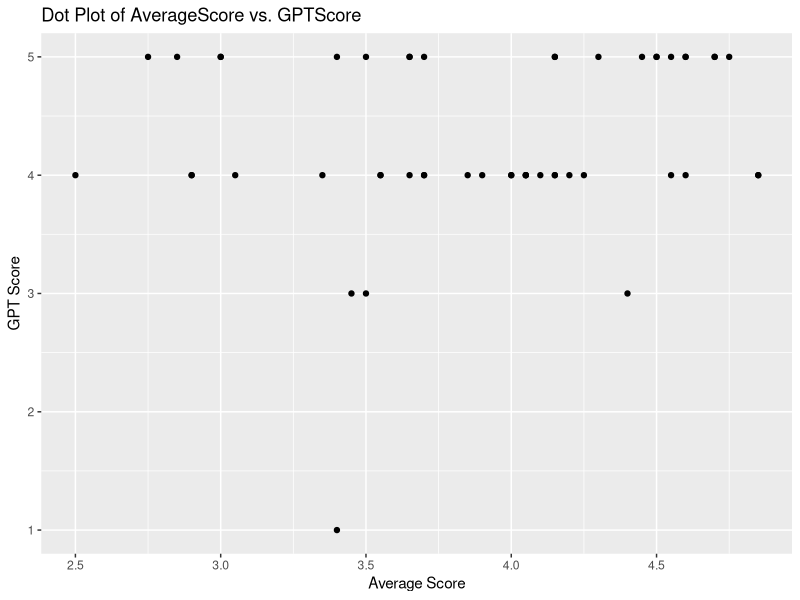
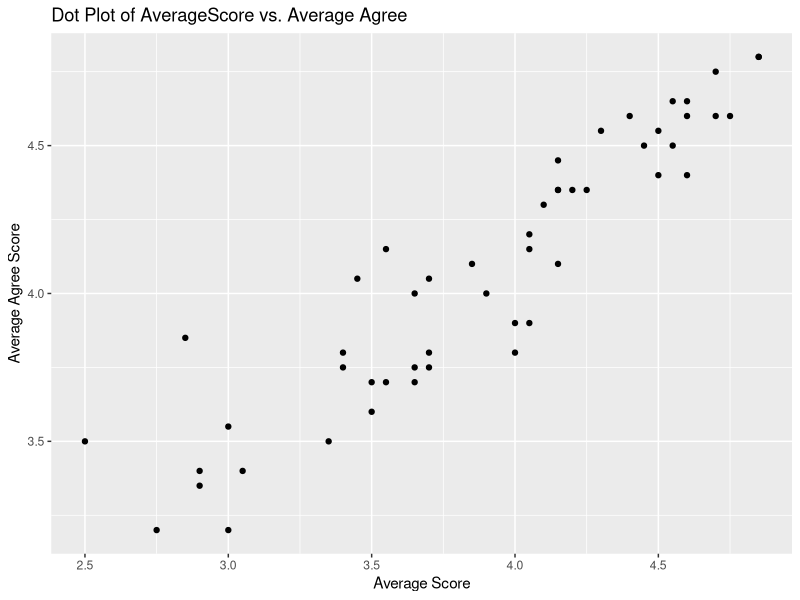
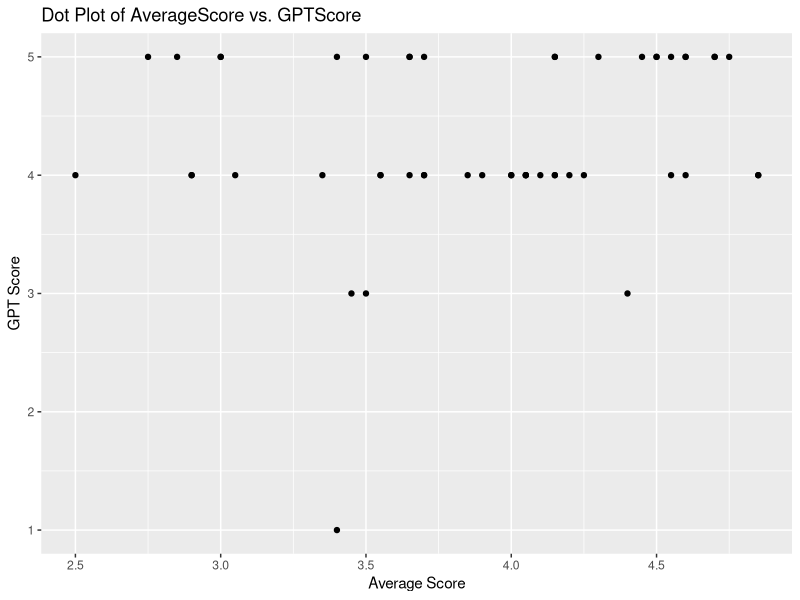
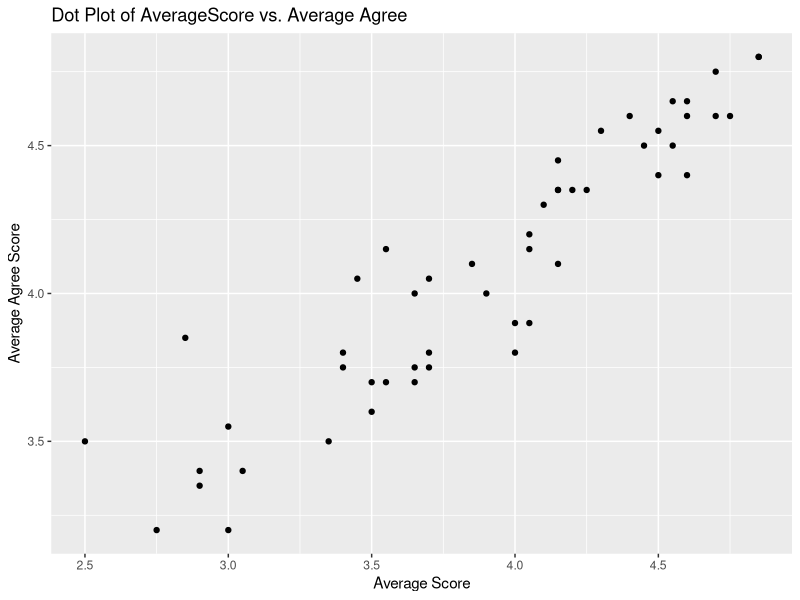

Recreate these plots in R, in order.
# Load necessary libraries
library(dplyr)

# Step 1: Read the CSV file
data <- read.csv("data/causal_response.csv")



# Step 2: Identify self-rating questions
self_rating_columns <- grep("self_rating$", names(data), value = TRUE)

# Assuming column names are proxies for question prompts
question_prompts <- gsub("_self_rating$", "", self_rating_columns)

# Step 3: Map strings to numbers for all self-rating questions using case_when
data_mapped <- data %>%
  mutate(across(all_of(self_rating_columns), ~case_when(
    . == "Definitely false" ~ 1,
    . == "Probably false" ~ 2,
    . == "Neither true nor false" ~ 3,
    . == "Probably true" ~ 4,
    . == "Definitely true" ~ 5,
    TRUE ~ NA_real_ # This line handles cases that don't match any of the above
  )))

  



# Step 4: Calculate average scores for each self-rating question
average_scores <- sapply(data_mapped[self_rating_columns], function(column) mean(column, na.rm = TRUE))

# Step 5: Create a new DataFrame with question prompts and average scores
result_df <- data.frame(Question = question_prompts, AverageScore = average_scores)

gpt_data <- read.csv("filtered_gpt_data.csv")





print(result_df)

differences <- abs(result_df$AverageScore - result_df$GPTScore)

# Calculate the mean of these absolute differences
mean_difference <- mean(differences, na.rm = TRUE)

# Print the mean difference
print(mean_difference)


##########
# Step 2: Identify self-rating questions
agree_columns <- grep("others_agreee_w_self$", names(data), value = TRUE)

print("HERE:")
print(agree_columns)

# Assuming column names are proxies for question prompts
question_prompts <- gsub("_others_agreee_w_self$", "", agree_columns)

# Step 3: Map strings to numbers for all self-rating questions using case_when
data_mapped <- data %>%
  mutate(across(all_of(agree_columns), ~case_when(
    . == "0-20%" ~ 1,
    . == "21-40%" ~ 2,
    . == "41-60%" ~ 3,
    . == "61-80%" ~ 4,
    . == "81-100%" ~ 5,
    TRUE ~ NA_real_ # This line handles cases that don't match any of the above
  )))
  



# Step 4: Calculate average scores for each self-rating question
average_agree_scores <- sapply(data_mapped[agree_columns], function(column) mean(column, na.rm = TRUE))

result_df = result_df %>% mutate(AverageAgreeScore =average_agree_scores)

result_df <- result_df[1:(nrow(result_df) - 2), ]


print(agree_columns)

result_df = result_df %>% mutate(GPTScore = gpt_data$V2) %>% mutate(text = gpt_data$V1)


# Assuming result_df has columns AverageScore and GPTScore
# Generate a dot plot
# Load necessary library
library(ggplot2)

# Create an improved plot without individual point labels
plot <- ggplot(result_df, aes(x = AverageScore, y = GPTScore)) +
  geom_point(alpha = 1) + # Makes points solid by setting alpha = 1
  labs(x = "Average Score", y = "GPT Score", title = "Dot Plot of AverageScore vs. GPTScore")

# Display the plot
print(plot)

# Save the plot with improved settings
ggsave("improved_dotplot_AverageScore_vs_GPTScore.png", plot, width = 10, height = 6, dpi = 300)

agree_coeff <- cor(result_df$AverageAgreeScore, result_df$AverageScore, use = "complete.obs")

# Print the correlation coefficient
print(agree_coeff)

result_df$ScoreDifference <- abs(result_df$AverageScore - result_df$GPTScore)

# Order the statements by score difference in descending order
result_df_ordered <- result_df %>%
  arrange(desc(ScoreDifference))

# View the ordered DataFrame

print(result_df_ordered)

# Specify the path and filename for the output CSV file
output_csv_path <- "statements_with_greatest_disagreement.csv"

# Export the ordered DataFrame to a CSV file
write.csv(result_df_ordered, output_csv_path, row.names = FALSE)

# Print a message indicating completion
cat("Exported the ordered statements to:", output_csv_path, "\n")

result_df_reordered <- result_df %>%
  arrange(desc(GPTScore), desc(ScoreDifference))

# View the reordered DataFrame
print(result_df_reordered)

# Specify the path and filename for the output CSV file
output_csv_path_reordered <- "statements_ordered_by_GPTScore_then_AverageScore.csv"

# Export the reordered DataFrame to a CSV file
write.csv(result_df_reordered, output_csv_path_reordered, row.names = FALSE)

# Print a message indicating completion
cat("Exported the reordered statements to:", output_csv_path_reordered, "\n")

print(agree_coeff)


plot <- ggplot(result_df, aes(x = AverageScore, y = AverageAgreeScore)) +
  geom_point(alpha = 1) + # Makes points solid by setting alpha = 1
  labs(x = "Average Score", y = "Average Agree Score", title = "Dot Plot of AverageScore vs. Average Agree")

# Display the plot
print(plot)

# Save the plot with improved settings
ggsave("improved_dotplot_AverageScore_vs_AverageAgreeScore.png", plot, width = 10, height = 6, dpi = 300)